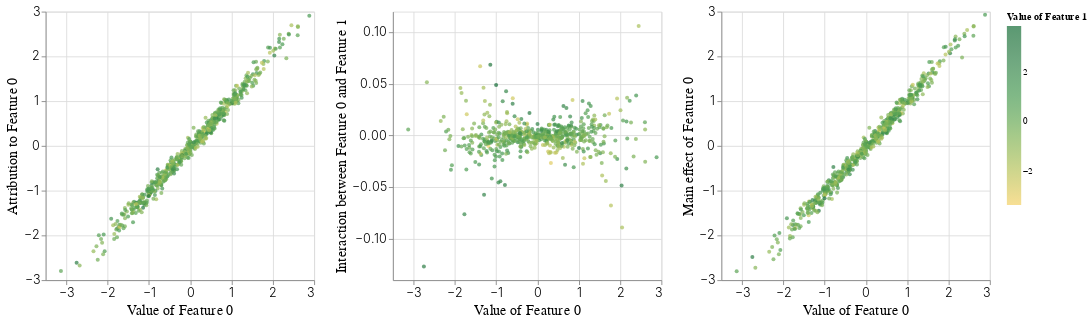

The code cell stored with this chart in its notebook:
### Code cell
scatter_plot(attributions,
             X_test,
             feature_index=0,
             interactions=interactions,
             color_by=1,
             feature_names=None)

### Figure 1 — Vega-Lite specification as saved in the notebook (floating-point values rounded to 4 significant figures; data arrays with more than 128 entries replaced by an {"elided": "..."} marker saying what was removed)
{"$schema": "https://vega.github.io/schema/vega-lite/v3.4.0.json", "config": {"axis": {"labelFontSize": 14, "labelFontWeight": 300, "titleFontSize": 16, "titleFontWeight": 400}, "mark": {"tooltip": null}, "view": {"height": 300, "width": 400}}, "datasets": {"data-6139659c72038bf4cfc51832fa266d3a": {"elided": "600 records"}, "data-c5eb853594899742cfedc46ebd874b14": {"elided": "600 records"}}, "hconcat": [{"data": {"name": "data-c5eb853594899742cfedc46ebd874b14"}, "encoding": {"color": {"field": "Value of Feature 1", "scale": {"scheme": "goldgreen"}, "type": "quantitative"}, "x": {"field": "Value of Feature 0", "type": "quantitative"}, "y": {"field": "Attribution to Feature 0", "type": "quantitative"}}, "height": 300, "mark": {"filled": true, "size": 20, "type": "point"}, "width": 300}, {"data": {"name": "data-6139659c72038bf4cfc51832fa266d3a"}, "encoding": {"color": {"field": "Value of Feature 1", "scale": {"scheme": "goldgreen"}, "type": "quantitative"}, "x": {"field": "Value of Feature 0", "type": "quantitative"}, "y": {"field": "Interaction between Feature 0 and Feature 1", "type": "quantitative"}}, "height": 300, "mark": {"filled": true, "size": 20, "type": "point"}, "width": 300}, {"data": {"name": "data-6139659c72038bf4cfc51832fa266d3a"}, "encoding": {"color": {"field": "Value of Feature 1", "scale": {"scheme": "goldgreen"}, "type": "quantitative"}, "x": {"field": "Value of Feature 0", "type": "quantitative"}, "y": {"field": "Main effect of Feature 0 ", "type": "quantitative"}}, "height": 300, "mark": {"filled": true, "size": 20, "type": "point"}, "width": 300}]}
